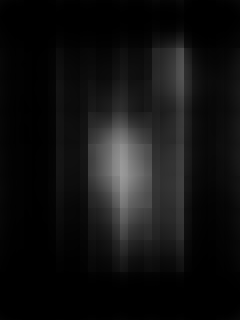
#> input picture SaliencyMetrics/1.png, 240 x 320 px
$ python AUC_Borji.py   (Python 2 division)
#> lines starting #> are read from the running program, lines starting #| are printed output that depends on the picture; long printed decimals are rounded
#> further down, img1 is the input picture: shape (320, 240); min 0, max 155, mean 17.4
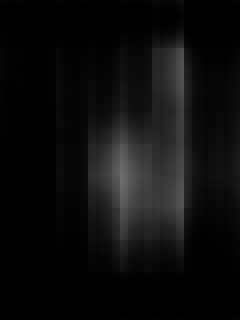
#> input picture SaliencyMetrics/2.png, 240 x 320 px
#> further down, img2 is the input picture: shape (320, 240); min 0, max 109, mean 13.1
import numpy as np
import cv2

def AUC_Borji(saliencyMap, fixationMap,Nsplits=100, stepSize=0.1, toPlot=0):
#> called with Nsplits = 100, stepSize = 0.1, toPlot = 0
    if np.sum(fixationMap)<=1:
	print('no fixationMap')
	return
    score=100000000
    saliencyMap=saliencyMap.astype(float)
    fixationMap=fixationMap.astype(float)
    if saliencyMap.shape != fixationMap.shape:
	saliencyMap = cv2.resize(saliencyMap,(fixationMap.shape[1],fixationMap.shape[0]))
    saliencyMap = (saliencyMap-np.min(saliencyMap))/(np.max(saliencyMap)-np.min(saliencyMap))
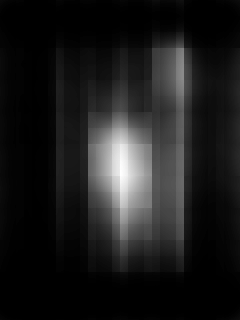
#> saliencyMap: shape (320, 240) float64; min 0, max 1, mean 0.112
    S=saliencyMap
    S=np.reshape(S,S.shape[0]*S.shape[1],order='F')
    F=fixationMap
    F=np.reshape(F,F.shape[0]*F.shape[1],order='F')
    Sth=S[np.where(F>0)]
    Nfixations=len(Sth)
#> Nfixations = 49152
    Npixels=len(S)
#> Npixels = 76800
    r=np.random.randint(Npixels,size=(Nfixations,Nsplits))
    randfix=S[r]

    auc=[0]*Nsplits
    for s in range(Nsplits):
	curfix=randfix[:,s];
        temp=list(Sth)
        temp.extend(list(curfix))
	allthreshes=x2 = np.arange(0,np.max(temp)+stepSize,stepSize)
        allthreshes=allthreshes[::-1]
	tp=np.zeros(len(allthreshes)+2)
	fp=np.zeros(len(allthreshes)+2)
	tp[0]=0
	tp[-1]=1
	fp[0]=0
	fp[-1]=1
	for i in range(len(allthreshes)):
	    thresh=allthreshes[i]
	    tp[i+1]=np.sum(len(np.where(Sth>= thresh)[0]))/(float)(Nfixations)
	    fp[i+1]=np.sum(len(np.where(curfix>= thresh)[0]))/(float)(Nfixations)
	auc[s]=np.trapz(x=fp,y=tp)
#> after the loop, auc = 100 values, max 0.588 at index 62, min 0.582 at index 7, mean 0.584
        #print(auc)
    score=np.mean(auc)
#> score = 0.584
    return score

img1 = cv2.imread('1.png',cv2.IMREAD_GRAYSCALE)

img2 = cv2.imread('2.png',cv2.IMREAD_GRAYSCALE)

print(AUC_Borji(img1,img2))
#| 0.5844
